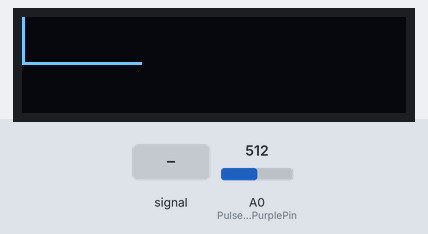
The sketch below on a simulated Arduino Uno, built with avr-gcc and run on an emulated ATmega328P. On the bench: 128×32 one-colour display. Inputs (shaded band) come from the test bench; at power-on: A0 (PulseSensorPurplePin) = 512.

Above: at 5.2 s.
5.3 s: A0 (PulseSensorPurplePin) fed a 1000 Hz sine of ±255 counts around its level
At 6.56 s:
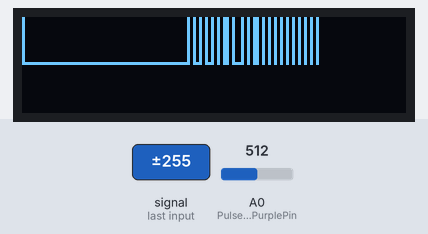
7.0 s: A0 (PulseSensorPurplePin) set to 330
At 7.8 s:
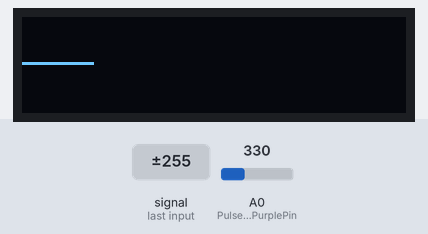
8.8 s: A0 (PulseSensorPurplePin) fed a 200 Hz sine of ±81 counts around its level
At 9.01 s:
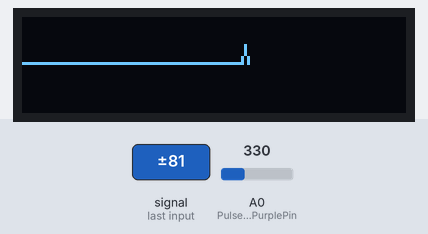
10.3 s: A0 (PulseSensorPurplePin) set to 350
At 10.53 s:
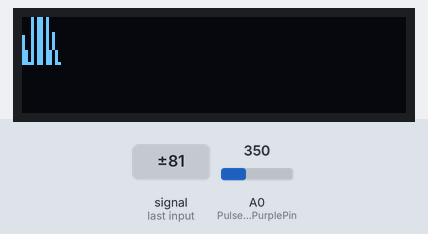
Timing chart, 0 to 12.8 s (numbered marks = the images above; inputs shaded):
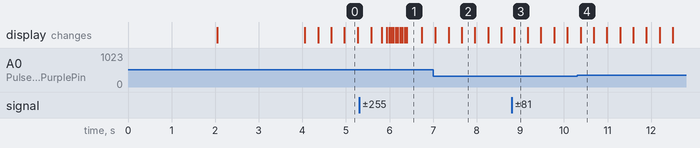

The sketch:

project_2.ino
```cpp
/*
You need to install Adafruit SSD1306 library to work with OLED
See a guide here: https://arduinogetstarted.com/tutorials/arduino-oled
*/

/*
You may alsowant to look at the example code on how to work with pulse sensor:
https://pulsesensor.com/pages/installing-our-playground-for-pulsesensor-arduino
*/

#include <Wire.h>
#include <Adafruit_GFX.h>
#include <Adafruit_SSD1306.h>

#define SCREEN_WIDTH 128 // OLED display width,  in pixels
#define SCREEN_HEIGHT 32 // OLED display height, in pixels

// declare an SSD1306 display object connected to I2C
Adafruit_SSD1306 oled(SCREEN_WIDTH, SCREEN_HEIGHT, &Wire, -1);

int PulseSensorPurplePin = 0;        // Pulse Sensor PURPLE WIRE connected to ANALOG PIN 0

int Signal;                // holds the incoming raw data. Signal value can range from 0-1024

int x=0;                   // current position of the cursor
int y=0;
int lastx=0;                // last position of the cursor
int lasty=0;

int uthreshold = 340;
int lthreshold = 330;
bool lowerpassed = false;

unsigned int beats = 0;

unsigned long starts;
unsigned long currents;
const unsigned long period = 10000;

void setup() {
  Serial.begin(9600);

  // initialize OLED display with address 0x3C for 128x64
  if (!oled.begin(SSD1306_SWITCHCAPVCC, 0x3C)) {
    Serial.println(F("SSD1306 allocation failed"));
    while (true);
  }

  delay(2000);         // wait for initializing
  oled.clearDisplay(); // clear display

  oled.setTextSize(1);          // text size
  oled.setTextColor(WHITE);     // text color
  oled.setCursor(0, 0);        // position to display
  oled.println("Hello World!"); // text to display
  oled.display();               // show on OLED
  delay(2000);
  oled.clearDisplay();        // clear display

  starts = millis();
}

void loop() {

  currents = millis();
  if (currents - starts >= period){
    starts = currents;
    int val = beats*6;
    Serial.println(val);
    beats = 0;
  }

  Signal = analogRead(PulseSensorPurplePin);  // Read the PulseSensor's value.
  //Serial.println(Signal);                    // Send the Signal value to Serial Plotter.
  Serial.flush();

  if (Signal <= lthreshold){
    lowerpassed = true;
  }

  if (Signal >= uthreshold && lowerpassed == true) {
    beats++;
    lowerpassed = false;
  }
  else {
    Signal = (lthreshold + uthreshold) / 2; // If signal is out of bounds, set to the average of the bounds
  }

  if(x>SCREEN_WIDTH - 1){                    // reset the screen when cursor reaches the border of the LED screen
      oled.clearDisplay();
      x=0;
      lastx=x;
  }

  //These values need to be determined from your signal dynamically
  int lower_bound = 310;                      //minimum signal values
  int upper_bound = 360;                   //Maximum signal values

  float conversion = (upper_bound-lower_bound)/float(SCREEN_HEIGHT);  // a variable is needed fit signal range received by ADC into the screen height

  y = SCREEN_HEIGHT-((Signal-lower_bound)/conversion)-1;              // strength of the signal in the screen coordinates
  oled.writeLine(lastx,lasty,x,y,WHITE);                              // write a line between previous and the current cursor positions
  lasty=y;
  lastx=x;
  x++;
  oled.display();

  delay(10);
}
```
